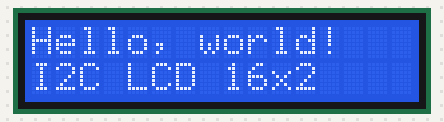
A sketch run on a simulated ESP8266 (NodeMCU). Parts: 16×2 character LCD. What the sketch prints to the serial monitor is not drawn.

Above: at 0.1 s.
At 1.7 s:
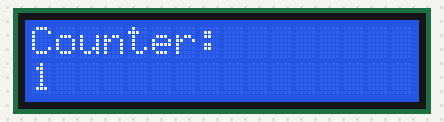
At 10.7 s:
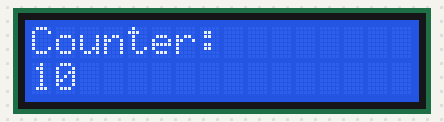
At 19.7 s:
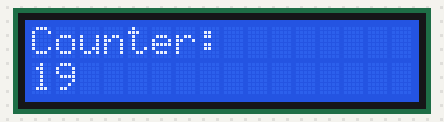
At 28.7 s:
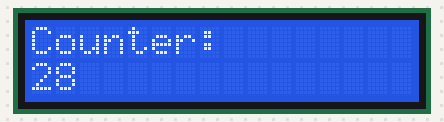
At 38.7 s:
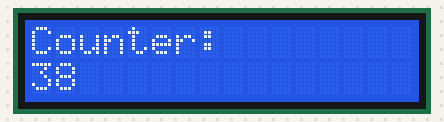

Measured:
- what the display in image 1 shows lasts 1.0 s, from 1.6 s to 2.6 s

The sketch:

lcd_i2c_16x2.ino
```cpp
/*
 * I2C LCD 16x2 (HD44780 + PCF8574 backpack) - Setup & Counter
 * ------------------------------------------------------------
 * Boards    : ESP32, ESP8266, Arduino Uno/Nano
 * Libraries : "LiquidCrystal I2C" by Frank de Brabander (Library Manager)
 *
 * Wiring:
 *   LCD GND -> GND     LCD VCC -> 5V (the LCD needs 5V; the I2C lines still work with 3.3V ESP32 boards)
 *   LCD SDA -> GPIO 21 (ESP32) / A4 (Uno)     LCD SCL -> GPIO 22 (ESP32) / A5 (Uno)
 * Backpack addresses are usually 0x27 or 0x3F - this sketch finds it automatically.
 * Blank screen? Turn the blue contrast potentiometer on the back of the module.
 */
#include <Wire.h>
#include <LiquidCrystal_I2C.h>

#define I2C_SDA 21
#define I2C_SCL 22
#define LCD_COLS 16
#define LCD_ROWS 2

LiquidCrystal_I2C* lcd = nullptr;
uint32_t counter = 0;
uint32_t lastTick = 0;

// Returns the first I2C address in the PCF8574/PCF8574A range that answers, or 0.
uint8_t findLcdAddress() {
  for (uint8_t address = 0x20; address <= 0x3F; address++) {
    Wire.beginTransmission(address);
    if (Wire.endTransmission() == 0) return address;
  }
  return 0;
}

void setup() {
  Serial.begin(115200);

#if defined(ESP32) || defined(ESP8266)
  Wire.begin(I2C_SDA, I2C_SCL);
#else
  Wire.begin();
#endif

  const uint8_t address = findLcdAddress();
  if (address == 0) {
    Serial.println(F("No I2C LCD found - check SDA/SCL wiring"));
    for (;;) delay(1000);
  }
  Serial.print(F("LCD found at 0x"));
  Serial.println(address, HEX);

  lcd = new LiquidCrystal_I2C(address, LCD_COLS, LCD_ROWS);
  lcd->init();
  lcd->backlight();

  lcd->setCursor(0, 0);
  lcd->print(F("Hello, world!"));
  lcd->setCursor(0, 1);
  lcd->print(F("I2C LCD 16x2"));
  delay(1500);
  lcd->clear();
}

void loop() {
  if (millis() - lastTick >= 1000) {
    lastTick = millis();
    counter++;

    lcd->setCursor(0, 0);
    lcd->print(F("Counter:"));

    lcd->setCursor(0, 1);
    lcd->print(counter);
    lcd->print(F("          "));     // overwrite leftovers when the number gets shorter
  }
}
```
